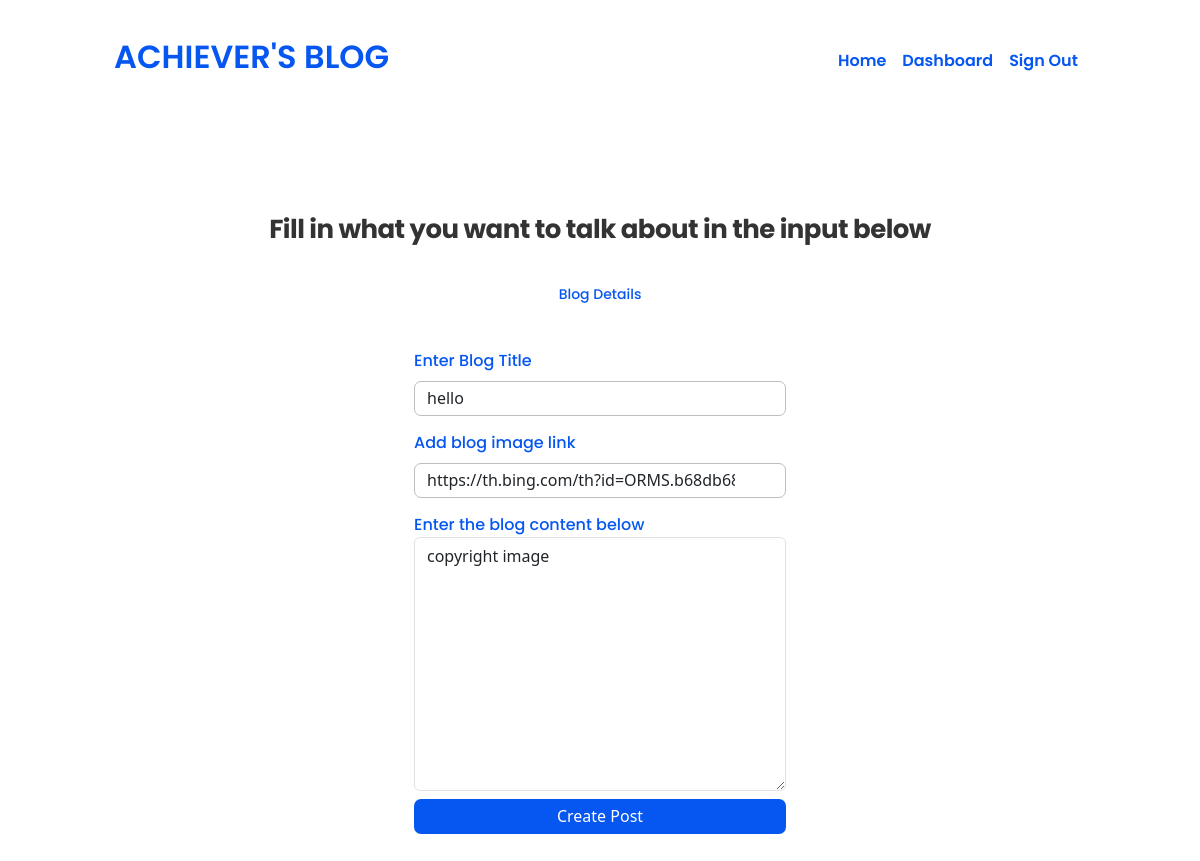
The app's page /update-post/2 (signed in), older data.
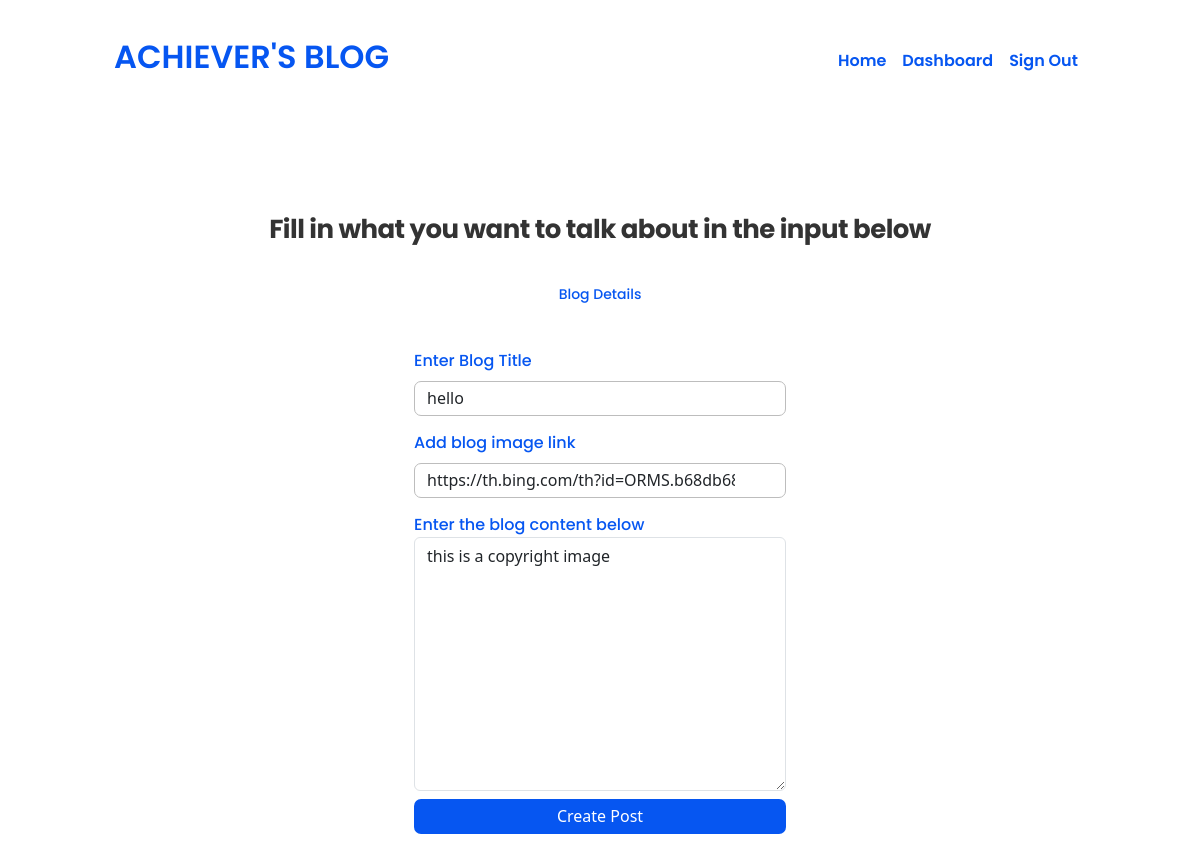
The same page, newer data.
### website/models.py (models this page shows)
class Post(db.Model):
    id = db.Column(db.Integer, primary_key = True)
    title = db.Column(db.String(150), nullable=False)
    image = db.Column(db.String(150), nullable=False)
    content = db.Column(db.Text, nullable=False)
    date_created = db.Column(db.DateTime(timezone = True), default = func.now())
    author = db.Column(db.Integer, db.ForeignKey("user.id", ondelete="CASCADE"), nullable=False)

### website/views.py (the view, shortened to what this page needs)
@views.route("/update-post/<post_id>", methods = ["GET", "POST"])
@login_required
def update_post(post_id):
    if request.method == "GET":
          post = Post.query.filter(Post.id == post_id).first()
          return render_template("update_post.html", post=post, user=current_user)

### website/__init__.py (called while the page is built)
def create_app():
    app = Flask(__name__)
    app.config["SECRET_KEY"] = "SECRET KEY"
    app.config["SQLALCHEMY_DATABASE_URI"] = f"sqlite:///{DB_NAME}"
    db.init_app(app)
    from .views import views
    from .auth import auth
    app.register_blueprint(views, url_prefix="/")
    app.register_blueprint(auth, url_prefix="/")
    from .models import User, Post
    with app.app_context():
        db.create_all()
    login_manager = LoginManager()
    login_manager.login_view = "auth.sign_in"
    login_manager.init_app(app)
    @login_manager.user_loader
    def load_user(id):
        return User.query.get(int(id))
    return app

### website/templates/update_post.html (shortened to what this page needs)
{% extends "base.html" %}
{% block head %}
    <link rel= "stylesheet" type= "text/css" href= "{{ url_for('static',filename='styles/auth.css') }}">
{% endblock %}
{% block nav1 %}
    Home
{% endblock %}
{% block nav2 %}
    Dashboard
{% endblock %}
{% block nav3 %}
    Sign Out
{% endblock %}
{% block content %}
<div class="form-container">
    <h1>Fill in what you want to talk about in the input below</h1>
    <p>Blog Details</p>
    <div class="form">
        <form method="post" action="/update-post/{{post.id}}">
            <label for="title">Enter Blog Title</label>
            <input class="form-control"  type="text" name="title" id="title" value={{post.title}}>
            <label for="image">Add blog image link</label>
            <input class="form-control" type="url" name="image" id="image" value={{post.image}}>
            <label for="content">Enter the blog content below</label>
            <textarea class="form-control" type="text" name="content" id="content" cols="30" rows="10">{{post.content}}</textarea>
            <button type="submit">Create Post</button>
        </form>
    </div>
</div>
{% endblock %}

### website/templates/base.html (shortened to what this page needs)
<!doctype html>
<html>
  <head>
    <link rel="stylesheet" href="https://cdn.jsdelivr.net/npm/bootstrap@5.3.0-alpha3/dist/css/bootstrap.min.css">
    <link rel= "stylesheet" type= "text/css" href= "{{ url_for('static',filename='styles/base.css') }}">
    {% block head %}
    {% endblock %}
  </head>
  <body>
    <div id="container" class="container">
      <nav class="navigation navbar navbar-expand-lg">
        <h1 class="logo">ACHIEVER'S BLOG</h1>
        <div class="collapse navbar-collapse nav-links" id="navbarSupportedContent">
          <ul class="navbar-nav ms-auto">
            <li class="nav-item">
                <a class="nav-link" href="/">{% block nav1 %}Home{% endblock %}</a>
              </li>
              {% if user.is_authenticated %}
              <li class="nav-item">
                <a class="nav-link" href="/dashboard">{% block nav2 %}Dashboard{% endblock %}</a>
              </li>
              <li class="nav-item">
                <a class="nav-link" href="/signout">{% block nav3 %}Sign Out{% endblock %}</a>
              </li>
              {%endif%}
        </ul>
        </div>
      </nav>
      {% block content %}
      {% endblock %}
    </div>
  </body>
</html>

### website/static/styles/base.css (style rules this page uses)
#container { padding: 15px 5px 20px; color: #0656F1; }
.nav-link { color: #0656F1; }
.logo { font-family: 'Poppins', sans-serif; font-style: normal; font-weight: 600; font-size: 2rem; color: #0656F1; }
.navigation { padding: 2% 7% 0; }
.nav-links { color: #0656F1; font-family: 'Poppins'; font-weight: 600; font-style: normal; }

### website/static/styles/auth.css (style rules this page uses)
.form-container { display: flex; flex-direction: column; align-items: center; padding: 40px 20px 20px; gap: 28px; }
.form { width: 372px; }
.form button { color: white; background-color: #0656F1; width: 100%; height: 35px; border: 0; margin-top: 8px; border-radius: 7px; }
.form-container h1 { margin-top: 8%; font-family: 'Poppins'; font-style: normal; font-weight: 700; font-size: 26px; line-height: 140%; letter-spacing: -0.02em; color: #333333; }
.form-container p { font-weight: 500; font-family: 'Poppins'; font-style: normal; font-size: 14px; }
.form input { border-radius: 7px; box-shadow: none; border-color: #BDBDBD; margin: 8px 0 15px 0; height: 35px; border-width: 1px; padding-right: 50px; }
label { display: block; text-align: left; font-family: 'Poppins'; font-style: normal; font-weight: 500; }

Row changes from the older to the newer data that the page shows:
changed Post: title (not shown) → "hello"; content "copyright image" → "this is a copyright image"
Text that changed along with them:
form field title: "hello" → (not shown)
